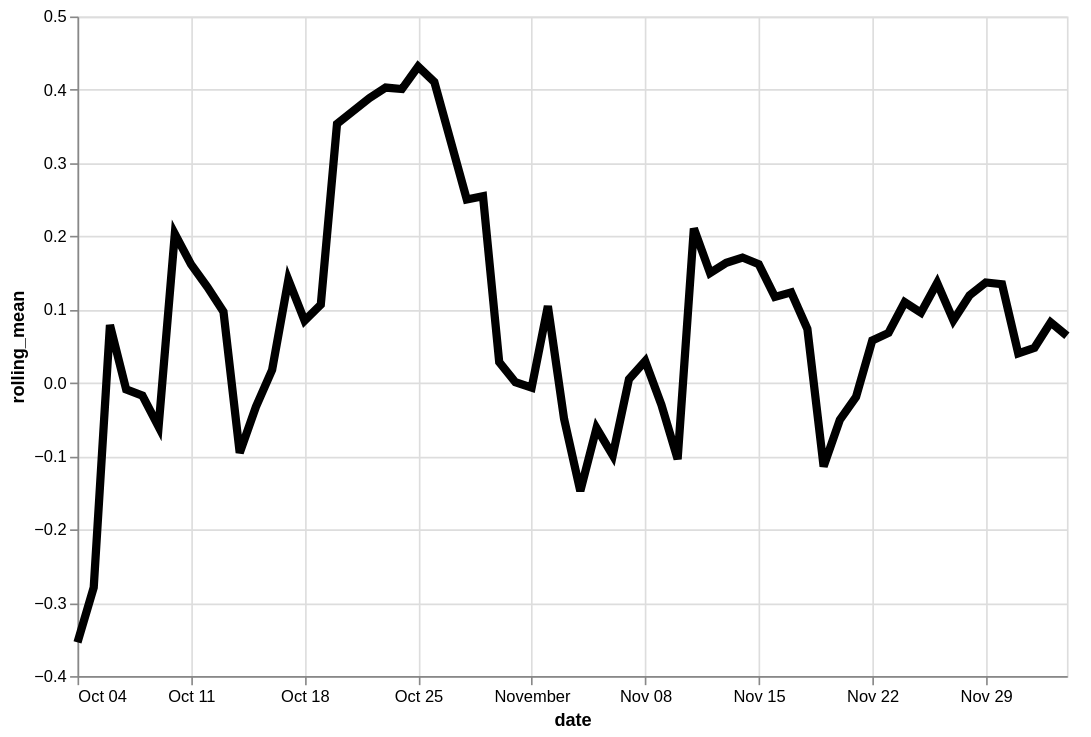

Vega-Lite specification for this chart:
### Vega-Lite specification from a JSON file in a GitHub repository (floating-point values rounded to 4 significant figures)
{"config": {"view": {"continuousWidth": 400, "continuousHeight": 300}}, "data": {"name": "data-0fc84391a4af9d4bbd13d3e382ac7ed8"}, "mark": {"type": "line", "color": "black", "size": 5}, "encoding": {"x": {"type": "temporal", "field": "date"}, "y": {"type": "quantitative", "field": "rolling_mean"}}, "height": 400, "transform": [{"window": [{"op": "mean", "field": "residual", "as": "rolling_mean"}], "frame": [-4, 3]}], "width": 600, "$schema": "https://vega.github.io/schema/vega-lite/v4.8.1.json", "datasets": {"data-0fc84391a4af9d4bbd13d3e382ac7ed8": [{"date": "2020-10-04T00:00:00", "residual": 0.04582}, {"date": "2020-10-05T00:00:00", "residual": -1.002}, {"date": "2020-10-06T00:00:00", "residual": 0.1191}, {"date": "2020-10-07T00:00:00", "residual": -0.5786}, {"date": "2020-10-08T00:00:00", "residual": 0.0208}, {"date": "2020-10-09T00:00:00", "residual": 1.869}, {"date": "2020-10-10T00:00:00", "residual": -0.5361}, {"date": "2020-10-11T00:00:00", "residual": -0.07626}, {"date": "2020-10-12T00:00:00", "residual": -0.294}, {"date": "2020-10-13T00:00:00", "residual": 1.104}, {"date": "2020-10-14T00:00:00", "residual": -0.2142}, {"date": "2020-10-15T00:00:00", "residual": -0.8233}, {"date": "2020-10-16T00:00:00", "residual": -0.2512}, {"date": "2020-10-17T00:00:00", "residual": 0.3282}, {"date": "2020-10-18T00:00:00", "residual": -0.03405}, {"date": "2020-10-19T00:00:00", "residual": 0.3281}, {"date": "2020-10-20T00:00:00", "residual": 0.6895}, {"date": "2020-10-22T00:00:00", "residual": 0.6554}, {"date": "2020-10-23T00:00:00", "residual": -0.03804}, {"date": "2020-10-24T00:00:00", "residual": 1.15}, {"date": "2020-10-25T00:00:00", "residual": 0.03076}, {"date": "2020-10-26T00:00:00", "residual": 0.4429}, {"date": "2020-10-28T00:00:00", "residual": -0.05055}, {"date": "2020-10-29T00:00:00", "residual": 0.5733}, {"date": "2020-10-30T00:00:00", "residual": 0.521}, {"date": "2020-10-31T00:00:00", "residual": -0.6265}, {"date": "2020-11-01T00:00:00", "residual": -0.001779}, {"date": "2020-11-02T00:00:00", "residual": -0.6626}, {"date": "2020-11-03T00:00:00", "residual": -0.1882}, {"date": "2020-11-04T00:00:00", "residual": 0.3832}, {"date": "2020-11-05T00:00:00", "residual": 0.8408}, {"date": "2020-11-06T00:00:00", "residual": -0.6593}, {"date": "2020-11-07T00:00:00", "residual": -0.2657}, {"date": "2020-11-08T00:00:00", "residual": 0.06102}, {"date": "2020-11-09T00:00:00", "residual": -0.3001}, {"date": "2020-11-10T00:00:00", "residual": 0.1698}, {"date": "2020-11-11T00:00:00", "residual": 0.008856}, {"date": "2020-11-12T00:00:00", "residual": -0.09538}, {"date": "2020-11-13T00:00:00", "residual": 0.2486}, {"date": "2020-11-14T00:00:00", "residual": 1.859}, {"date": "2020-11-15T00:00:00", "residual": -0.7527}, {"date": "2020-11-16T00:00:00", "residual": 0.1742}, {"date": "2020-11-17T00:00:00", "residual": -0.2436}, {"date": "2020-11-18T00:00:00", "residual": 0.09781}, {"date": "2020-11-19T00:00:00", "residual": -0.3488}, {"date": "2020-11-20T00:00:00", "residual": -0.04615}, {"date": "2020-11-21T00:00:00", "residual": -0.1507}, {"date": "2020-11-22T00:00:00", "residual": 0.3579}, {"date": "2020-11-23T00:00:00", "residual": -0.2435}, {"date": "2020-11-24T00:00:00", "residual": 0.4234}, {"date": "2020-11-25T00:00:00", "residual": 0.3742}, {"date": "2020-11-26T00:00:00", "residual": 0.1791}, {"date": "2020-11-27T00:00:00", "residual": -0.0131}, {"date": "2020-11-28T00:00:00", "residual": -0.16}, {"date": "2020-11-29T00:00:00", "residual": 0.1738}, {"date": "2020-11-30T00:00:00", "residual": -0.05111}, {"date": "2020-12-01T00:00:00", "residual": 0.03072}, {"date": "2020-12-02T00:00:00", "residual": 0.5629}, {"date": "2020-12-03T00:00:00", "residual": 0.3553}, {"date": "2020-12-04T00:00:00", "residual": -0.576}]}}
